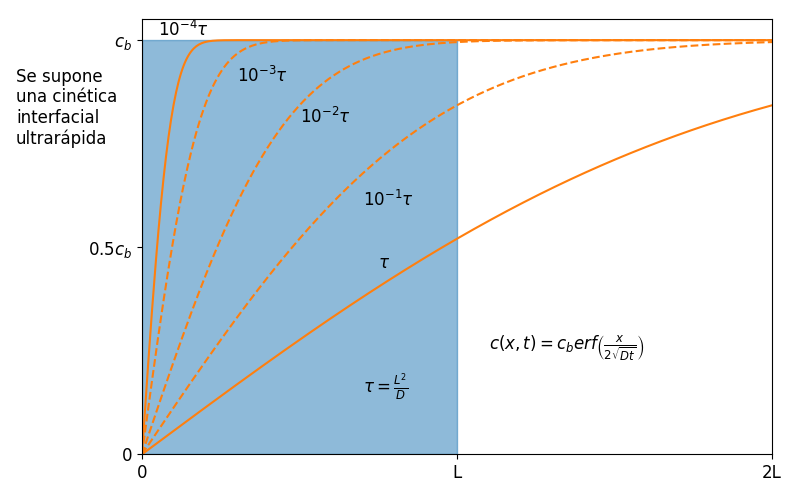

This figure's Python source:
#!/usr/bin/env python
# -*- coding: utf-8 -*-

# Copyright (c) 2024, Francisco Fernandez
# License: CC BY-SA 4.0
#   https://github.com/fernandezfran/thesis/blob/main/LICENSE
import matplotlib.pyplot as plt
from matplotlib.patches import Rectangle
import numpy as np
from scipy.special import erf

plt.rcParams.update({"font.size": 12})

xvals = np.linspace(0, 2, num=500)

fig, ax = plt.subplots(figsize=(8, 5))

ax.add_patch(Rectangle((0, 0), 1, 1, alpha=0.5, color="tab:blue"))

ax.plot(xvals, erf(0.5 * xvals), color="tab:orange")
ax.plot(xvals, erf(xvals), ls="--", color="tab:orange")
ax.plot(xvals, erf(2 * xvals), ls="--", color="tab:orange")
ax.plot(xvals, erf(5 * xvals), ls="--", color="tab:orange")
ax.plot(xvals, erf(10 * xvals), color="tab:orange")

ax.set_xticks([0, 1, 2], ["0", "L", "2L"])
ax.set_yticks([0, 0.5, 1], [0, r"0.5$c_b$", r"$c_b$"])

ax.set_xlim((0, 2))
ax.set_ylim((0, 1.05))

ax.text(1.1, 0.25, r"$c(x, t) = c_b erf\left(\frac{x}{2\sqrt{D t}}\right)$")
ax.text(0.7, 0.15, r"$\tau = \frac{L^2}{D}$")

ax.text(0.05, 1.01, r"$10^{-4}\tau$")
ax.text(0.3, 0.9, r"$10^{-3}\tau$")
ax.text(0.5, 0.8, r"$10^{-2}\tau$")
ax.text(0.7, 0.6, r"$10^{-1}\tau$")
ax.text(0.75, 0.45, r"$\tau$")

ax.text(-0.4, 0.9, "Se supone")
ax.text(-0.4, 0.85, "una cinética")
ax.text(-0.4, 0.8, "interfacial")
ax.text(-0.4, 0.75, "ultrarápida")

fig.tight_layout()
fig.savefig("model.png")
